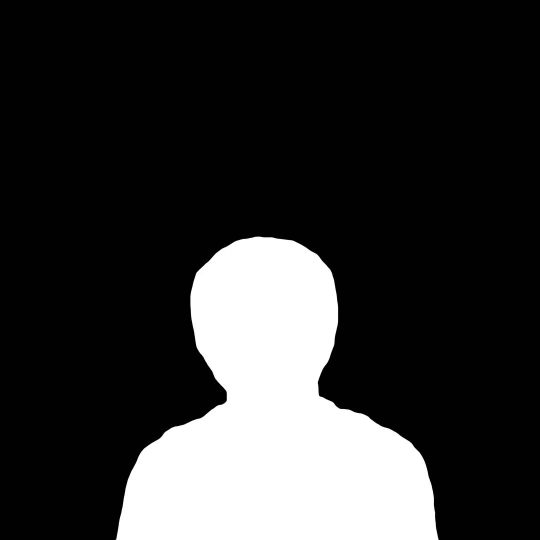
#> input picture mask/mask.jpg, 1080 x 1080 px (shown at 1/2 size)
$ python create_custom_mask_wordcloud.py
#> lines starting #> are read from the running program, lines starting #| are printed output that depends on the picture; after the words box and inside, x2 and y2 are one past the last pixel; in counts of white or black regions, pixels touching at a corner belong together
#!/usr/bin/env python3
"""
使用自定义遮罩创建词云图
在用户提供的人物剪影遮罩中生成黑底白字的词云
"""

import os
import sys
import numpy as np
from PIL import Image
import matplotlib
matplotlib.use('Agg')
import matplotlib.pyplot as plt

# 添加src目录到Python路径
sys.path.insert(0, os.path.join(os.path.dirname(__file__), 'src'))

from src.wordcloud_generator import WordCloudGenerator
from wordcloud import WordCloud

def create_custom_mask_wordcloud():
    """使用自定义遮罩创建词云"""
    print("🎭 开始创建自定义遮罩词云...")

    # 1. 加载和处理遮罩图片
    mask_path = "mask/mask.jpg"
    if not os.path.exists(mask_path):
        print(f"❌ 找不到遮罩文件: {mask_path}")
        return

    print(f"📸 加载遮罩图片: {mask_path}")

    # 加载图片
    mask_image = Image.open(mask_path)
#> mask_image is the input picture: PIL image 1080x1080 RGB; min 0, max 255, mean 50.8
    print(f"   原始尺寸: {mask_image.size}")
#|    原始尺寸: (1080, 1080)

    # 调整图片尺寸（保持宽高比）
    target_width = 800
    width, height = mask_image.size
#> width = 1080; height = 1080
    target_height = int(height * target_width / width)
#> target_height = 800

    mask_image = mask_image.resize((target_width, target_height), Image.Resampling.LANCZOS)
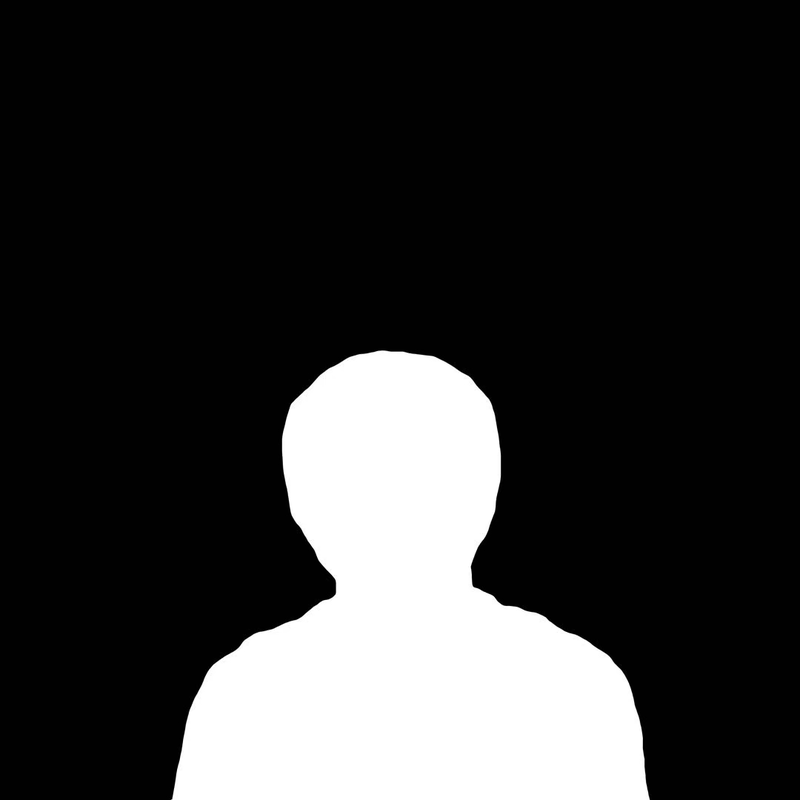
#> mask_image: PIL image 800x800 RGB; min 0, max 255, mean 50.8
    print(f"   调整后尺寸: {mask_image.size}")
#|    调整后尺寸: (800, 800)

    # 转换为灰度图
    if mask_image.mode != 'L':
        mask_image = mask_image.convert('L')
#> mask_image: PIL image 800x800 L

    # 转换为numpy数组
    mask_array = np.array(mask_image)
    print(f"   遮罩数组形状: {mask_array.shape}")
#|    遮罩数组形状: (800, 800)
    print(f"   像素值范围: {mask_array.min()} - {mask_array.max()}")
#|    像素值范围: 0 - 255

    # 创建遮罩：白色区域（人物剪影）用于放置词汇，黑色区域保持空白
    # WordCloud的遮罩约定：255=不放置词汇，其他值=可以放置词汇
    processed_mask = np.where(mask_array > 128, 0, 255).astype(np.uint8)
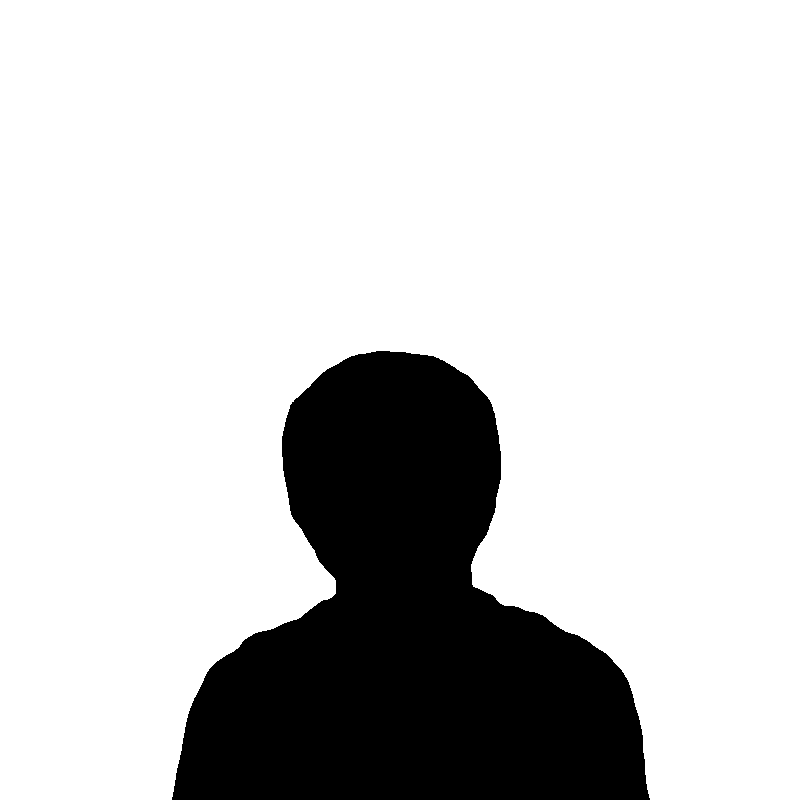
#> processed_mask: shape (800, 800); 80.4% white; 1 black region, box (x1, y1, x2, y2) and area: (172, 351, 650, 800) 125447

    print(f"   处理后遮罩统计:")
    print(f"   - 可放置词汇区域: {np.sum(processed_mask == 0)} 像素")
#|    - 可放置词汇区域: 125447 像素
    print(f"   - 空白区域: {np.sum(processed_mask == 255)} 像素")
#|    - 空白区域: 514553 像素

    # 2. 加载合并的词频数据
    import json

    freq_file = "output_batch/combined_all_papers_frequencies.json"
    if not os.path.exists(freq_file):
        print(f"❌ 找不到词频文件: {freq_file}")
        return

    print(f"📊 加载词频数据: {freq_file}")

    with open(freq_file, 'r', encoding='utf-8') as f:
        freq_data = json.load(f)

    # 获取前150个高频词汇（适合人物轮廓）
    top_words = freq_data.get('top_words', [])[:150]
    word_frequencies = {item['word']: item['frequency'] for item in top_words}

    print(f"   加载词汇数: {len(word_frequencies)}")
    print(f"   最高频词汇: {top_words[0]['word']} ({top_words[0]['frequency']})")

    # 3. 创建自定义颜色函数（白色为主，略带蓝色调）
    def white_color_func(word, font_size, position, orientation, random_state=None, **kwargs):
        """自定义颜色函数：生成白色到浅蓝色的词汇"""
        # 科学术语使用纯白色
        scientific_terms = ['quantum', 'spin', 'phase', 'lattice', 'simulation',
                          'critical', 'state', 'hamiltonian', 'dirac', 'symmetry']

        if word.lower() in scientific_terms:
            return 'rgb(255, 255, 255)'  # 纯白色
        else:
            # 其他词汇使用白色到浅蓝色
            np.random.seed(hash(word) % 2**32)
            blue_component = np.random.randint(200, 255)
            return f'rgb(255, 255, {blue_component})'

    # 4. 创建词云
    print(f"🎨 生成遮罩词云...")

    # 创建WordCloud对象
    wordcloud = WordCloud(
        width=target_width,
        height=target_height,
        background_color='black',  # 黑色背景
        max_words=150,
        relative_scaling=0.6,
        min_font_size=8,
        max_font_size=60,
        prefer_horizontal=0.8,
        mask=processed_mask,
        color_func=white_color_func,
        collocations=False,
        random_state=42
    )

    # 生成词云
    wordcloud.generate_from_frequencies(word_frequencies)

    print(f"   词云生成完成，包含 {len(wordcloud.words_)} 个词汇")

    # 5. 保存词云
    output_dir = "output_batch"

    # 创建图形
    fig, ax = plt.subplots(figsize=(12, 15), dpi=300)

    # 显示词云
    ax.imshow(wordcloud, interpolation='bilinear')
    ax.axis('off')

    # 添加标题
    ax.set_title('科学文献词云 - 人物剪影\n10篇量子物理论文合并分析',
                fontsize=16, fontweight='bold', color='white', pad=20)

    # 设置黑色背景
    fig.patch.set_facecolor('black')

    # 保存高分辨率图片
    output_path = os.path.join(output_dir, "custom_mask_wordcloud_silhouette.png")

    plt.savefig(output_path, dpi=300, bbox_inches='tight',
               facecolor='black', edgecolor='none')
    plt.close()

    print(f"✅ 遮罩词云已保存: {output_path}")

    # 6. 创建对比图（原始遮罩 + 生成的词云）
    print(f"🖼️  创建对比展示图...")

    fig, axes = plt.subplots(1, 2, figsize=(20, 10), dpi=300)
    fig.patch.set_facecolor('black')

    # 左侧：原始遮罩
    axes[0].imshow(mask_array, cmap='gray')
    axes[0].set_title('原始遮罩图', fontsize=14, fontweight='bold', color='white')
    axes[0].axis('off')

    # 右侧：生成的词云
    axes[1].imshow(wordcloud, interpolation='bilinear')
    axes[1].set_title('生成的词云图', fontsize=14, fontweight='bold', color='white')
    axes[1].axis('off')

    # 总标题
    fig.suptitle('自定义遮罩词云生成对比', fontsize=18, fontweight='bold',
                color='white', y=0.95)

    # 保存对比图
    comparison_path = os.path.join(output_dir, "mask_wordcloud_comparison.png")
    plt.savefig(comparison_path, dpi=300, bbox_inches='tight',
               facecolor='black', edgecolor='none')
    plt.close()

    print(f"✅ 对比图已保存: {comparison_path}")

    # 7. 生成统计报告
    print(f"📋 生成统计报告...")

    # 计算词云覆盖率
    wordcloud_array = np.array(wordcloud.to_array())
    total_mask_pixels = np.sum(processed_mask == 0)  # 可放置区域

    # 统计实际放置的词汇
    placed_words = len(wordcloud.words_)
    word_size_stats = {
        'min_frequency': min(wordcloud.words_.values()) if wordcloud.words_ else 0,
        'max_frequency': max(wordcloud.words_.values()) if wordcloud.words_ else 0,
        'avg_frequency': sum(wordcloud.words_.values()) / len(wordcloud.words_) if wordcloud.words_ else 0
    }

    # 创建报告
    report = {
        "mask_info": {
            "original_size": f"{width}x{height}",
            "processed_size": f"{target_width}x{target_height}",
            "available_pixels": int(total_mask_pixels),
            "mask_coverage": f"{(total_mask_pixels/(target_width*target_height))*100:.1f}%"
        },
        "wordcloud_stats": {
            "total_input_words": len(word_frequencies),
            "placed_words": placed_words,
            "placement_rate": f"{(placed_words/len(word_frequencies))*100:.1f}%",
            "word_frequency_stats": word_size_stats
        },
        "top_10_placed_words": [
            {"word": word, "frequency": freq}
            for word, freq in sorted(wordcloud.words_.items(),
                                   key=lambda x: x[1], reverse=True)[:10]
        ],
        "generated_files": {
            "main_wordcloud": os.path.basename(output_path),
            "comparison_image": os.path.basename(comparison_path)
        }
    }

    # 保存报告
    report_path = os.path.join(output_dir, "custom_mask_wordcloud_report.json")
    with open(report_path, 'w', encoding='utf-8') as f:
        json.dump(report, f, indent=2, ensure_ascii=False)

    print(f"✅ 统计报告已保存: {report_path}")

    # 8. 输出最终总结
    print(f"\n🎉 自定义遮罩词云生成完成！")
    print(f"📊 处理统计:")
    print(f"   - 遮罩尺寸: {target_width}x{target_height}")
    print(f"   - 可用区域: {(total_mask_pixels/(target_width*target_height))*100:.1f}%")
    print(f"   - 放置词汇: {placed_words}/{len(word_frequencies)} ({(placed_words/len(word_frequencies))*100:.1f}%)")
    print(f"   - 输出文件: {output_dir}/")

    if wordcloud.words_:
        print(f"📈 放置的前5个词汇:")
        top_placed = sorted(wordcloud.words_.items(), key=lambda x: x[1], reverse=True)[:5]
        for word, freq in top_placed:
            print(f"   - {word}: {freq}")

if __name__ == "__main__":
    create_custom_mask_wordcloud()
